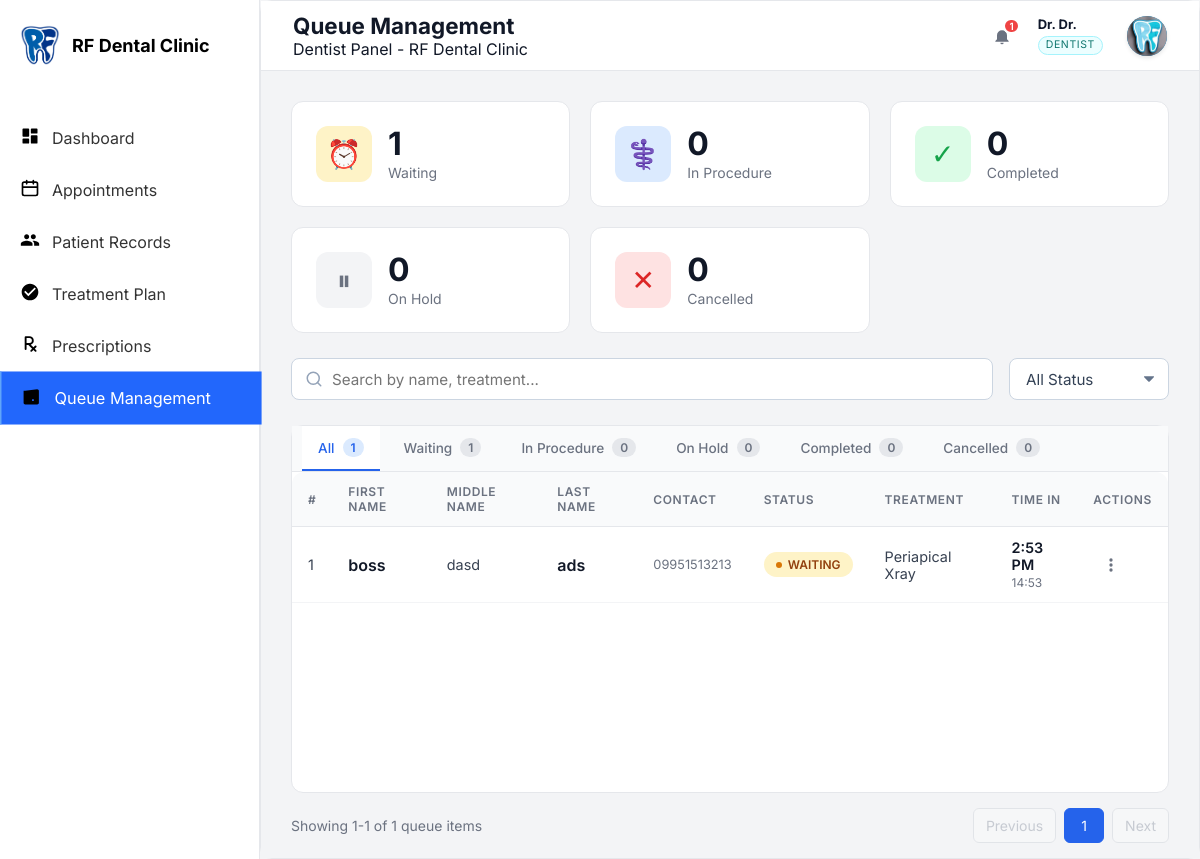
/dentist_queue.php (signed in), run on the app's committed database.
### tables this page shows
CREATE TABLE `queue` (
  `id` int(11) NOT NULL,
  `patient_id` int(11) NOT NULL,
  `treatment_type` varchar(200) DEFAULT NULL,
  `teeth_numbers` varchar(500) DEFAULT NULL,
  `procedure_notes` text DEFAULT NULL,
  `status` enum('waiting','in_procedure','pending_payment','completed','cancelled','on_hold') DEFAULT 'waiting',
  `completed_at` timestamp NULL DEFAULT NULL,
  `is_processed` tinyint(1) DEFAULT 0,
  `priority` int(11) DEFAULT 5,
  `queue_time` time DEFAULT NULL,
  `notes` text DEFAULT NULL,
  `created_at` timestamp NOT NULL DEFAULT current_timestamp(),
  `updated_at` timestamp NOT NULL DEFAULT current_timestamp() ON UPDATE current_timestamp(),
  `is_archived` tinyint(1) NOT NULL DEFAULT 0,
  `deleted_at` datetime DEFAULT NULL
);

CREATE TABLE `patients` (
  `id` int(11) NOT NULL,
  `user_id` int(11) DEFAULT NULL,
  `first_name` varchar(100) DEFAULT NULL,
  `middle_name` varchar(100) DEFAULT NULL,
  `last_name` varchar(100) DEFAULT NULL,
  `suffix` varchar(10) DEFAULT NULL,
  `age` int(11) DEFAULT NULL,
  `gender` varchar(10) DEFAULT NULL,
  `date_of_birth` date DEFAULT NULL,
  `phone` varchar(20) DEFAULT NULL,
  `email` varchar(100) DEFAULT NULL,
  `address` text DEFAULT NULL,
  `city` varchar(100) DEFAULT NULL,
  `province` varchar(100) DEFAULT NULL,
  `zip_code` varchar(20) DEFAULT NULL,
  `religion` varchar(50) DEFAULT NULL,
  `dental_insurance` varchar(100) DEFAULT NULL,
  `insurance_effective_date` date DEFAULT NULL,
  `registration_source` varchar(50) DEFAULT 'direct',
  `source_appointment_id` int(11) DEFAULT NULL,
  `status` enum('active','inactive') DEFAULT 'active',
  `is_archived` tinyint(1) NOT NULL DEFAULT 0,
  `created_at` timestamp NOT NULL DEFAULT current_timestamp(),
  `updated_at` timestamp NOT NULL DEFAULT current_timestamp() ON UPDATE current_timestamp(),
  `created_by` int(11) DEFAULT NULL,
  `deleted_at` datetime DEFAULT NULL
);

### dentist_queue.php (the view, shortened to what this page needs)
<?php
require_once 'config/database.php';
require_once 'includes/dentist_layout_start.php';
$itemsPerPage = 5;
$currentPage = isset($_GET['page']) && is_numeric($_GET['page']) ? (int)$_GET['page'] : 1;
try {
    $allStmt = $pdo->query("
        SELECT q.*, p.first_name, p.middle_name, p.last_name, p.suffix, p.phone
        FROM queue q
        LEFT JOIN patients p ON q.patient_id = p.id
        WHERE q.status IN ('waiting', 'in_procedure', 'pending_payment', 'completed', 'on_hold', 'cancelled')
        ORDER BY
            CASE q.status
                WHEN 'in_procedure' THEN 1
                WHEN 'waiting' THEN 2
                WHEN 'pending_payment' THEN 3
                WHEN 'on_hold' THEN 4
                WHEN 'completed' THEN 5
                WHEN 'cancelled' THEN 6
            END,
            q.queue_time DESC
    ");
    $allQueueItems = $allStmt->fetchAll(PDO::FETCH_ASSOC);
    $waitingCount = count(array_filter($allQueueItems, fn($q) => $q['status'] === 'waiting'));
    $procedureCount = count(array_filter($allQueueItems, fn($q) => $q['status'] === 'in_procedure'));
    $completedToday = count(array_filter($allQueueItems, fn($q) => $q['status'] === 'completed'));
    $onHoldCount = count(array_filter($allQueueItems, fn($q) => $q['status'] === 'on_hold'));
    $cancelledCount = count(array_filter($allQueueItems, fn($q) => $q['status'] === 'cancelled'));
    $totalQueueItems = count($allQueueItems);
    $totalPages = max(1, ceil($totalQueueItems / $itemsPerPage));
    $offset = ($currentPage - 1) * $itemsPerPage;
    $showingStart = $totalQueueItems > 0 ? $offset + 1 : 0;
    $showingEnd = min($offset + $itemsPerPage, $totalQueueItems);
    $queueItems = array_slice($allQueueItems, $offset, $itemsPerPage);
} catch (Exception $e) {
    $queueItems = [];
    $allQueueItems = [];
    $waitingCount = 0;
    $procedureCount = 0;
    $completedToday = 0;
    $onHoldCount = 0;
    $cancelledCount = 0;
    $totalInQueue = 0;
    $totalQueueItems = 0;
    $totalPages = 1;
    $showingStart = 0;
    $showingEnd = 0;
}
?>
<div class="summary-widgets">
    <div class="summary-widget">
        <div class="summary-widget-icon yellow">⏰</div>
        <div class="summary-widget-info">
            <h3><?php echo $waitingCount; ?></h3>
            <p>Waiting</p>
        </div>
    </div>
    <div class="summary-widget">
        <div class="summary-widget-icon blue">⚕️</div>
        <div class="summary-widget-info">
            <h3><?php echo $procedureCount; ?></h3>
            <p>In Procedure</p>
        </div>
    </div>
    <div class="summary-widget">
        <div class="summary-widget-icon green">✓</div>
        <div class="summary-widget-info">
            <h3><?php echo $completedToday; ?></h3>
            <p>Completed</p>
        </div>
    </div>
    <div class="summary-widget">
        <div class="summary-widget-icon gray">⏸</div>
        <div class="summary-widget-info">
            <h3><?php echo $onHoldCount; ?></h3>
            <p>On Hold</p>
        </div>
    </div>
    <div class="summary-widget">
        <div class="summary-widget-icon red">✕</div>
        <div class="summary-widget-info">
            <h3><?php echo $cancelledCount; ?></h3>
            <p>Cancelled</p>
        </div>
    </div>
</div>
<div class="control-bar">
    <div class="search-input-container">
        <span class="search-icon">
            <svg xmlns="http://www.w3.org/2000/svg" width="18" height="18" viewBox="0 0 24 24" fill="none" stroke="currentColor" stroke-width="2" stroke-linecap="round" stroke-linejoin="round">
                <circle cx="11" cy="11" r="8"></circle>
                <line x1="21" y1="21" x2="16.65" y2="16.65"></line>
            </svg>
        </span>
        <input type="text" class="search-input with-icon" id="queueSearch" placeholder="Search by name, treatment...">
    </div>
    <select class="filter-select" id="statusFilter">
        <option value="">All Status</option>
    </select>
</div>
<div class="main-content">
    <div class="tabs-navigation">
        <div class="tab-item active" data-tab="all">
            All <span class="tab-count"><?php echo count($queueItems); ?></span>
        </div>
        <div class="tab-item" data-tab="waiting">
            Waiting <span class="tab-count"><?php echo $waitingCount; ?></span>
        </div>
        <div class="tab-item" data-tab="in_procedure">
            In Procedure <span class="tab-count"><?php echo $procedureCount; ?></span>
        </div>
        <div class="tab-item" data-tab="on_hold">
            On Hold <span class="tab-count"><?php echo $onHoldCount; ?></span>
        </div>
        <div class="tab-item" data-tab="completed">
            Completed <span class="tab-count"><?php echo $completedToday; ?></span>
        </div>
        <div class="tab-item" data-tab="cancelled">
            Cancelled <span class="tab-count"><?php echo $cancelledCount; ?></span>
        </div>
    </div>
    <div class="queue-table-container">
        <table class="queue-table">
            <thead>
                <tr>
                    <th>#</th>
                    <th>First Name</th>
                    <th>Middle Name</th>
                    <th>Last Name</th>
                    <th>Contact</th>
                    <th>Status</th>
                    <th>Treatment</th>
                    <th>Time In</th>
                    <th>Actions</th>
                </tr>
            </thead>
            <tbody id="queueTableBody">
                <?php if (empty($queueItems)): ?>
                    <tr>
                        <td colspan="9">
                            <div class="empty-state">
                                <svg xmlns="http://www.w3.org/2000/svg" viewBox="0 0 24 24" fill="currentColor">
                                    <path d="M12 2C6.48 2 2 6.48 2 12s4.48 10 10 10 10-4.48 10-10S17.52 2 12 2zm-2 15l-5-5 1.41-1.41L10 14.17l7.59-7.59L19 8l-9 9z"/>
                                </svg>
                                <h3>No patients in queue</h3>
                                <p>No queue items for today</p>
                            </div>
                        </td>
                    </tr>
                <?php else: ?>
                    <?php foreach ($queueItems as $index => $item):
                        $queueTime = new DateTime($item['queue_time']);
                        $time12hr = $queueTime->format('g:i A');
                        $time24hr = $queueTime->format('H:i');
                        $statusClass = str_replace('_', '-', $item['status']);
                        $displayStatus = str_replace('_', ' ', ucfirst($item['status']));
                    ?>
                        <tr class="queue-row" data-status="<?php echo $item['status']; ?>" data-name="<?php echo strtolower(htmlspecialchars($item['first_name'] ?? '')); ?>" data-treatment="<?php echo strtolower(htmlspecialchars($item['treatment_type'] ?? '')); ?>">
                            <td><?php echo $showingStart + $index; ?></td>
                            <td>
                                <div class="patient-name"><?php echo htmlspecialchars($item['first_name'] ?: 'Unknown'); ?></div>
                            </td>
                            <td><?php echo htmlspecialchars($item['middle_name'] ?? ''); ?></td>
                            <td>
                                <div class="patient-name"><?php echo htmlspecialchars($item['last_name'] ?: 'Unknown'); ?></div>
                            </td>
                            <td>
                                <div style="font-size: 0.8rem; color: #6b7280;"><?php echo htmlspecialchars($item['phone'] ?? ''); ?></div>
                            </td>
                            <td>
                                <span class="status-badge <?php echo $statusClass; ?>">
                                    <span class="status-dot"></span>
                                    <?php echo $displayStatus; ?>
                                </span>
                            </td>
                            <td><?php echo htmlspecialchars($item['treatment_type'] ?? 'General Checkup'); ?></td>
                            <td>
                                <div class="time-display">
                                    <span class="time-12hr"><?php echo $time12hr; ?></span>
                                    <span class="time-24hr"><?php echo $time24hr; ?></span>
                                </div>
                            </td>
                            <td>
                                <div class="queue-kebab-menu">
                                    <button class="queue-kebab-btn" data-queue-id="<?php echo $item['id']; ?>">
                                        <svg xmlns="http://www.w3.org/2000/svg" width="20" height="20" viewBox="0 0 24 24" fill="currentColor">
                                            <circle cx="12" cy="6" r="2"/>
                                            <circle cx="12" cy="12" r="2"/>
                                            <circle cx="12" cy="18" r="2"/>
                                        </svg>
                                    </button>
                                </div>
                            </td>
                        </tr>
                    <?php endforeach; ?>
                <?php endif; ?>
            </tbody>
        </table>
    </div>
</div>
        <?php if ($totalQueueItems > 0): ?>
        <div class="pagination">
            <span class="pagination-info">Showing <?php echo $showingStart; ?>-<?php echo $showingEnd; ?> of <?php echo $totalQueueItems; ?> queue items</span>
            <div class="pagination-buttons">
                <?php if ($currentPage > 1): ?>
                    <a href="?page=<?php echo $currentPage - 1; ?>" class="pagination-btn">Previous</a>
                <?php else: ?>
                    <button class="pagination-btn" disabled>Previous</button>
                <?php endif; ?>
                <?php
                $startPage = max(1, $currentPage - 2);
                $endPage = min($totalPages, $startPage + 4);
                if ($endPage - $startPage < 4) {
                    $startPage = max(1, $endPage - 4);
                }
                for ($i = $startPage; $i <= $endPage; $i++):
                    if ($i == $currentPage):
                ?>
                    <button class="pagination-btn active"><?php echo $i; ?></button>
                <?php else: ?>
                    <a href="?page=<?php echo $i; ?>" class="pagination-btn"><?php echo $i; ?></a>
                <?php
                    endif;
                endfor;
                ?>
                <?php if ($currentPage < $totalPages): ?>
                    <a href="?page=<?php echo $currentPage + 1; ?>" class="pagination-btn">Next</a>
                <?php else: ?>
                    <button class="pagination-btn" disabled>Next</button>
                <?php endif; ?>
            </div>
        </div>
        <?php endif; ?>
<?php require_once 'includes/dentist_layout_end.php'; ?>

### assets/css/dentist_dashboard.css (style rules this page uses)
:root { --primary-color: #0ea5e9; --primary-dark: #0284c7; --sidebar-bg: #375ba9; --sidebar-text: #000000; --sidebar-active-bg: #2563eb; --sidebar-active-text: #ffffff; --bg-body: #f3f4f6; --bg-card: #ffffff; --text-main: #111827; --text-secondary: #6b7280; --border-color: #e5e7eb; --status-waiting-bg: #e0f2fe; --status-waiting-text: #0369a1; --status-serving-bg: #dcfce7; --status-serving-text: #15803d; --status-cancelled-bg: #fee2e2; --status-cancelled-text: #b91c1c; --card-waiting: #f59e0b; --card-completed: #22c55e; --card-cancelled: #ef4444; --card-skipped: #9ca3af; }
* { box-sizing: border-box; margin: 0; padding: 0; font-family: 'Inter', sans-serif; }
body { background-color: var(--bg-body); color: var(--text-main); display: flex; min-height: 100vh; min-height: 100dvh; height: 100vh; overflow: hidden; }
.main-content { flex: 1; margin-left: 260px; display: flex; flex-direction: column; overflow: hidden; position: relative; min-height: 100vh; }
.main-content, .content-area, .content-main, .left-column, .right-column { min-width: 0; }
.patient-name { font-weight: 600; font-size: 1rem; }
.status-badge { font-size: 0.75rem; padding: 4px 8px; border-radius: 4px; font-weight: 600; text-transform: uppercase; }
.status-badge.waiting { background-color: var(--status-waiting-bg); color: var(--status-waiting-text); }
.search-input { padding: 10px 16px; border: 1px solid var(--border-color); border-radius: 8px; width: 300px; outline: none; }
.search-input { transition: border-color 0.2s ease, box-shadow 0.2s ease; }

### data on the page
queue: status "1", status "0", index "1", patient.first_name "boss", patient.middle_name "dasd", patient.last_name "ads", patient.phone "09951513213", status "WAITING", treatment_type "Periapical Xray", queue_time "2:53 PM", queue_time "14:53"

### other printed values
$pageTitle "Queue Management"
$notificationTotal "1"
$displayHeaderName "Dr. Dr."
count($queueItems) "1"
$showingStart "1"
$showingEnd "1"
$totalQueueItems "1"
